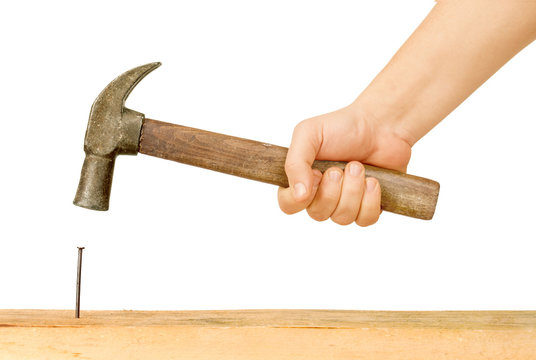
#> input picture ScreenSaver2.jpg, 536 x 360 px
$ python Asciifier.py ScreenSaver1.jpg ScreenSaver2.jpg
#> lines starting #> are read from the running program, lines starting #| are printed output that depends on the picture
#> in to_ascii_art, image is the input picture: PIL image 536x360 RGB; mean R, G, B 243.4, 228.5, 212.4
import PIL.Image
import sys
ASCII_CHARS = ["@", "#", "$", "%", "?", "*", "+", ";", ":", ",", " "]


filename = str(sys.argv[1])
image = str(sys.argv[2])

def resize(image, new_width = 100):
#> called with new_width = 100
    width, height = image.size
#> width = 536; height = 360
    new_height = new_width * height / width
#> new_height = 67.16
    return image.resize((int(new_width/1.25), int(new_height/2.5)))
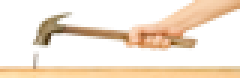
#> returned value: PIL image 80x26 RGB (shown 3 times larger); mean R, G, B 243.2, 228.2, 211.9

def to_greyscale(image):
    return image.convert("L")
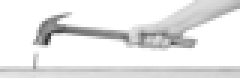
#> returned value: PIL image 80x26 L (shown 3 times larger); min 49, max 255, mean 230.8

def pixel_to_ascii(image):
    pixels = image.getdata()
    ascii_str = "";
    for pixel in pixels:
        ascii_str += ASCII_CHARS[pixel//25];
#> this loop made 2080 passes
#> ascii_str on passes 1 to 3: ' ', '  ', '   '
    return ascii_str

def to_ascii_art(path):
    image = PIL.Image.open(path)
    #resize image
    image = resize(image);    #convert image to greyscale image
    greyscale_image = to_greyscale(image)    # convert greyscale image to ascii characters
    ascii_str = pixel_to_ascii(greyscale_image)
    img_width = greyscale_image.width
#> img_width = 80
    ascii_str_len = len(ascii_str)
#> ascii_str_len = 2080
    ascii_img=""    #Split the string based on width  of the image
    for i in range(0, ascii_str_len, img_width):
        ascii_img += ascii_str[i:i+img_width] + "\n"
    #save the string to a file
    with open(f"{filename}.txt", "w") as f:
        f.write(ascii_img);

to_ascii_art(image)
